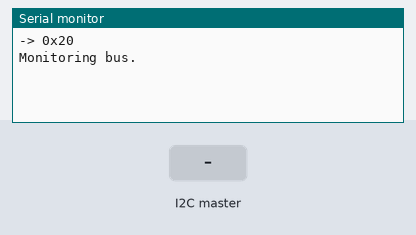
Recording of a sketch running on a simulated Arduino Uno, built with avr-gcc and run on an emulated ATmega328P. On the bench: the last lines printed to the serial monitor. Inputs (shaded band) come from the test bench.

Above: at 1.2 s.
1.3 s: the I2C master sends the byte 1
At 2.3 s:
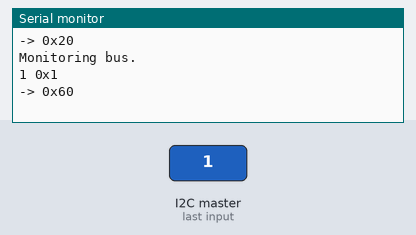
2.8 s: the I2C master sends the byte 90
At 3.5 s:
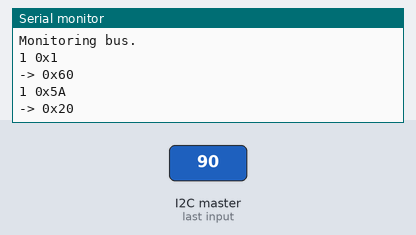
4.3 s: the I2C master sends the byte 200
At 5.8 s:
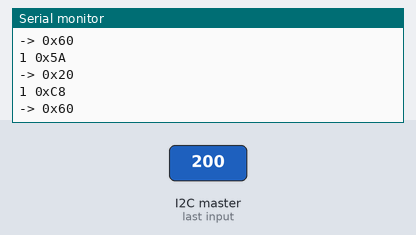

The sketch:

monitor_bus.ino
```cpp
#include <Wire.h>

// Slave address;
#define SLAVE_ADRR 0x20
// 0b0000110, BCAST_ENABLE
// 0x60, BAROMETER

int count = 0;

void receivedByte(int num_bytes);
void receivedByte2(int num_bytes);
void receivedRequest(void);

void setup()
{
  Serial.begin(115200);
  Serial.print("-> 0x");
  Serial.println(SLAVE_ADRR, HEX);
  Wire.begin(SLAVE_ADRR);
  Wire.onReceive(receivedByte);
  Wire.onRequest(receivedRequest);
  Serial.println("Monitoring bus.");
  delay(2);

}

void loop()
{
//  while(1);
}

void receivedByte(int num_bytes)
{
//  Serial.print("Number of bytes received: ");
  Serial.print(num_bytes);
  if (num_bytes > 0)
  {
    while(Wire.available())
    {
      Serial.print(" 0x");
      Serial.print(Wire.read(), HEX);
    }
    Serial.println();
  }
  else
  {
    Serial.println();
  }

//  int n = Wire.available();
//  Serial.print("Number: ");
//  Serial.println(n);
  if (count == 0)
  {
//    Serial.println("Changed slave address to 0x60");

    Wire.begin(0x60);
    Serial.print("-> 0x");
    Serial.println(0x60, HEX);

//    Wire.onReceive(receivedByte2);
    count++;
  }
  else if (count == 1)
  {
    Wire.begin(SLAVE_ADRR);
    Serial.print("-> 0x");
    Serial.println(SLAVE_ADRR, HEX);
    count++;
  }
  else if (count == 2)
  {
    Wire.begin(0x60);
    Serial.print("-> 0x");
    Serial.println(0x60, HEX);
    count++;
  }
  else if (count == 3)
  {
    Wire.begin(0x60);
    Serial.print("-> 0x");
    Serial.println(0x60, HEX);
    count++;
  }
}
//
//void receivedByte2(int num_bytes)
//{
////  Serial.print("Number of bytes received2: ");
//  Serial.println(num_bytes);
//  while(Wire.available())
//  {
//    Wire.read();
//  }
////  int n = Wire.available();
////  Serial.print("Number: ");
////  Serial.println(n);
//
//}


void receivedRequest(void)
{
  Serial.println("R"); // Serial.println("Received request...");
  Wire.begin(0x02);
}
```

Measured:
- after the input at 1.3 s, the serial monitor: prints a new line at once (image 1)
- after the input at 2.8 s, the serial monitor: prints a new line at once (image 2)
- after the input at 4.3 s, the serial monitor: prints a new line at once (image 3)
